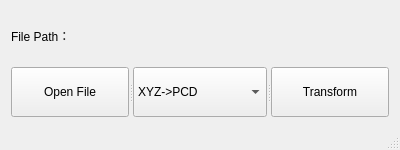
<?xml version="1.0" encoding="UTF-8"?>
<ui version="4.0">
 <class>MainWindow</class>
 <widget class="QMainWindow" name="MainWindow">
  <property name="geometry">
   <rect>
    <x>0</x>
    <y>0</y>
    <width>400</width>
    <height>150</height>
   </rect>
  </property>
  <property name="sizePolicy">
   <sizepolicy hsizetype="Expanding" vsizetype="Expanding">
    <horstretch>85</horstretch>
    <verstretch>0</verstretch>
   </sizepolicy>
  </property>
  <property name="minimumSize">
   <size>
    <width>400</width>
    <height>150</height>
   </size>
  </property>
  <property name="maximumSize">
   <size>
    <width>400</width>
    <height>150</height>
   </size>
  </property>
  <property name="windowTitle">
   <string>File Transform</string>
  </property>
  <property name="styleSheet">
   <string notr="true"/>
  </property>
  <property name="animated">
   <bool>true</bool>
  </property>
  <property name="tabShape">
   <enum>QTabWidget::Rounded</enum>
  </property>
  <property name="dockNestingEnabled">
   <bool>false</bool>
  </property>
  <widget class="QWidget" name="centralWidget">
   <property name="sizePolicy">
    <sizepolicy hsizetype="Preferred" vsizetype="Preferred">
     <horstretch>0</horstretch>
     <verstretch>0</verstretch>
    </sizepolicy>
   </property>
   <layout class="QVBoxLayout" name="verticalLayout">
    <item>
     <layout class="QHBoxLayout" name="horizontalLayout">
      <item>
       <widget class="QLabel" name="Label">
        <property name="maximumSize">
         <size>
          <width>70</width>
          <height>16777215</height>
         </size>
        </property>
        <property name="text">
         <string>File Path：</string>
        </property>
       </widget>
      </item>
      <item>
       <widget class="QLabel" name="fileName">
        <property name="text">
         <string/>
        </property>
       </widget>
      </item>
     </layout>
    </item>
    <item>
     <widget class="QSplitter" name="splitter">
      <property name="minimumSize">
       <size>
        <width>0</width>
        <height>43</height>
       </size>
      </property>
      <property name="maximumSize">
       <size>
        <width>16777215</width>
        <height>43</height>
       </size>
      </property>
      <property name="orientation">
       <enum>Qt::Horizontal</enum>
      </property>
      <widget class="QPushButton" name="openButton">
       <property name="text">
        <string>Open File</string>
       </property>
      </widget>
      <widget class="QComboBox" name="comboBox">
       <item>
        <property name="text">
         <string>XYZ-&gt;PCD</string>
        </property>
       </item>
       <item>
        <property name="text">
         <string>PCD-&gt;XYZ</string>
        </property>
       </item>
      </widget>
      <widget class="QPushButton" name="transformButton">
       <property name="text">
        <string>Transform</string>
       </property>
      </widget>
     </widget>
    </item>
   </layout>
  </widget>
  <widget class="QStatusBar" name="statusBar"/>
  <action name="actionOpen">
   <property name="icon">
    <iconset resource="../main_window.qrc">
     <normaloff>:/Resources/images/open.png</normaloff>:/Resources/images/open.png</iconset>
   </property>
   <property name="text">
    <string>Open</string>
   </property>
   <property name="statusTip">
    <string>open a exsting file</string>
   </property>
   <property name="shortcut">
    <string>Ctrl+O</string>
   </property>
  </action>
  <action name="actionSave">
   <property name="icon">
    <iconset resource="../main_window.qrc">
     <normaloff>:/Resources/images/save.png</normaloff>:/Resources/images/save.png</iconset>
   </property>
   <property name="text">
    <string>Save</string>
   </property>
   <property name="statusTip">
    <string>save the file</string>
   </property>
   <property name="shortcut">
    <string>Ctrl+S</string>
   </property>
  </action>
  <action name="actionSaveas">
   <property name="text">
    <string>Save as...</string>
   </property>
  </action>
  <action name="actionCube">
   <property name="icon">
    <iconset resource="../main_window.qrc">
     <normaloff>:/Resources/images/cube.png</normaloff>:/Resources/images/cube.png</iconset>
   </property>
   <property name="text">
    <string>Generate cube</string>
   </property>
   <property name="statusTip">
    <string>generate a cube point cloud</string>
   </property>
  </action>
  <action name="actionHelp">
   <property name="icon">
    <iconset resource="../main_window.qrc">
     <normaloff>:/Resources/images/help.png</normaloff>:/Resources/images/help.png</iconset>
   </property>
   <property name="text">
    <string>Help</string>
   </property>
   <property name="statusTip">
    <string>show help information</string>
   </property>
  </action>
  <action name="actionAbout">
   <property name="icon">
    <iconset resource="../main_window.qrc">
     <normaloff>:/Resources/images/about.png</normaloff>:/Resources/images/about.png</iconset>
   </property>
   <property name="text">
    <string>About</string>
   </property>
   <property name="statusTip">
    <string>show some information of the software</string>
   </property>
  </action>
  <action name="actionChange">
   <property name="icon">
    <iconset resource="../main_window.qrc">
     <normaloff>:/Resources/images/change.png</normaloff>:/Resources/images/change.png</iconset>
   </property>
   <property name="text">
    <string>Change</string>
   </property>
   <property name="statusTip">
    <string>change the format of the file</string>
   </property>
  </action>
  <action name="actionExit">
   <property name="icon">
    <iconset resource="../main_window.qrc">
     <normaloff>:/Resources/images/exit.png</normaloff>:/Resources/images/exit.png</iconset>
   </property>
   <property name="text">
    <string>Exit</string>
   </property>
   <property name="shortcut">
    <string>Ctrl+Q</string>
   </property>
  </action>
  <action name="actionPointcolor">
   <property name="icon">
    <iconset resource="../main_window.qrc">
     <normaloff>:/Resources/images/pointcolor.png</normaloff>:/Resources/images/pointcolor.png</iconset>
   </property>
   <property name="text">
    <string>Point cloud color</string>
   </property>
  </action>
  <action name="actionBgcolor">
   <property name="icon">
    <iconset resource="../main_window.qrc">
     <normaloff>:/Resources/images/bgcolor.png</normaloff>:/Resources/images/bgcolor.png</iconset>
   </property>
   <property name="text">
    <string>Background color</string>
   </property>
  </action>
  <action name="actionMainview">
   <property name="icon">
    <iconset resource="../main_window.qrc">
     <normaloff>:/Resources/images/zhengshi.png</normaloff>:/Resources/images/zhengshi.png</iconset>
   </property>
   <property name="text">
    <string>Main view</string>
   </property>
  </action>
  <action name="actionLeftview">
   <property name="icon">
    <iconset resource="../main_window.qrc">
     <normaloff>:/Resources/images/zuoshi.png</normaloff>:/Resources/images/zuoshi.png</iconset>
   </property>
   <property name="text">
    <string>Left view</string>
   </property>
  </action>
  <action name="actionTopview">
   <property name="icon">
    <iconset resource="../main_window.qrc">
     <normaloff>:/Resources/images/fushi.png</normaloff>:/Resources/images/fushi.png</iconset>
   </property>
   <property name="text">
    <string>Top view</string>
   </property>
  </action>
  <action name="actionData">
   <property name="checkable">
    <bool>true</bool>
   </property>
   <property name="checked">
    <bool>true</bool>
   </property>
   <property name="text">
    <string>Data Manager</string>
   </property>
  </action>
  <action name="actionProperty">
   <property name="checkable">
    <bool>true</bool>
   </property>
   <property name="checked">
    <bool>true</bool>
   </property>
   <property name="text">
    <string>Property Manager</string>
   </property>
  </action>
  <action name="actionConsole">
   <property name="checkable">
    <bool>true</bool>
   </property>
   <property name="checked">
    <bool>true</bool>
   </property>
   <property name="text">
    <string>Console</string>
   </property>
  </action>
  <action name="actionRGB">
   <property name="checkable">
    <bool>true</bool>
   </property>
   <property name="checked">
    <bool>true</bool>
   </property>
   <property name="text">
    <string>RGB Manager</string>
   </property>
  </action>
  <action name="actionClear">
   <property name="icon">
    <iconset resource="../main_window.qrc">
     <normaloff>:/Resources/images/clear.png</normaloff>:/Resources/images/clear.png</iconset>
   </property>
   <property name="text">
    <string>Clear</string>
   </property>
  </action>
  <action name="actionAdd">
   <property name="icon">
    <iconset resource="../main_window.qrc">
     <normaloff>:/Resources/images/add.png</normaloff>:/Resources/images/add.png</iconset>
   </property>
   <property name="text">
    <string>Add</string>
   </property>
  </action>
  <action name="actionSphere">
   <property name="icon">
    <iconset resource="../main_window.qrc">
     <normaloff>:/Resources/images/sphere.png</normaloff>:/Resources/images/sphere.png</iconset>
   </property>
   <property name="text">
    <string>Sphere</string>
   </property>
  </action>
  <action name="actionCylinder">
   <property name="icon">
    <iconset resource="../main_window.qrc">
     <normaloff>:/Resources/images/cylinder.png</normaloff>:/Resources/images/cylinder.png</iconset>
   </property>
   <property name="text">
    <string>Cylinder</string>
   </property>
  </action>
  <action name="actionMeshsurface">
   <property name="icon">
    <iconset resource="../main_window.qrc">
     <normaloff>:/Resources/images/mesh.png</normaloff>:/Resources/images/mesh.png</iconset>
   </property>
   <property name="text">
    <string>Surface</string>
   </property>
  </action>
  <action name="actionWireframe">
   <property name="icon">
    <iconset resource="../main_window.qrc">
     <normaloff>:/Resources/images/frame.png</normaloff>:/Resources/images/frame.png</iconset>
   </property>
   <property name="text">
    <string>Wireframe</string>
   </property>
  </action>
  <action name="actionWindowsTheme">
   <property name="text">
    <string>Windows</string>
   </property>
  </action>
  <action name="actionDarculaTheme">
   <property name="text">
    <string>Darcula</string>
   </property>
  </action>
  <action name="actionEnglish">
   <property name="text">
    <string>English</string>
   </property>
  </action>
  <action name="actionChinese">
   <property name="text">
    <string>Chinese</string>
   </property>
  </action>
  <action name="saveBinaryAction">
   <property name="icon">
    <iconset resource="../main_window.qrc">
     <normaloff>:/Resources/images/saveBinary.png</normaloff>:/Resources/images/saveBinary.png</iconset>
   </property>
   <property name="text">
    <string>Save as binary</string>
   </property>
   <property name="statusTip">
    <string>Save point cloud as binary file</string>
   </property>
  </action>
  <action name="actionTriangulation">
   <property name="text">
    <string>Triangulation</string>
   </property>
  </action>
 </widget>
 <layoutdefault spacing="6" margin="11"/>
 <resources>
  <include location="../main_window.qrc"/>
 </resources>
 <connections/>
</ui>
